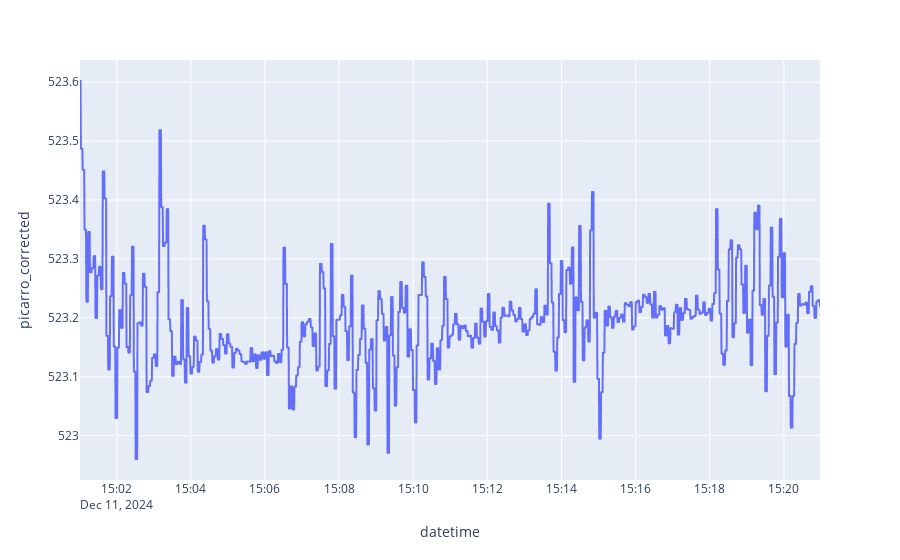
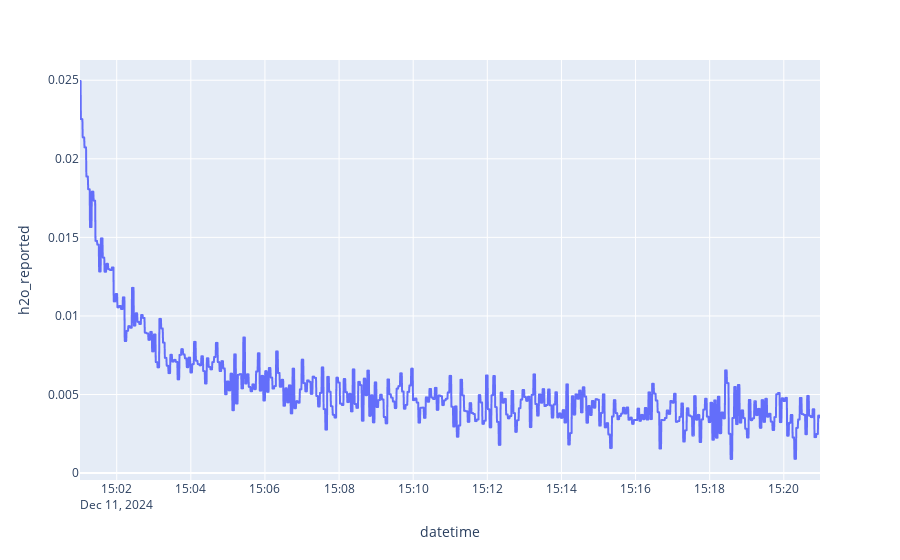

Notebook cell for these charts, in order:
### Code cell
# 89 UTC: 15:01 - 15:21
# Reading: 519.6

start_date = datetime(2024, 12, 11, 15, 1, 0).replace(tzinfo=timezone.utc)
end_date = datetime(2024, 12, 11, 15, 21, 0).replace(tzinfo=timezone.utc)

process_calibration_time(df_p_dwd, start_date, end_date)

### Figure 1 — Plotly figure (JSON) as saved in the notebook; plotly's stock layout.template omitted (floating-point values rounded to 4 significant figures; data arrays with more than 128 entries replaced by an {"elided": "..."} marker saying what was removed)
{"data": [{"hovertemplate": "datetime=%{x}<br>picarro_corrected=%{y}<extra></extra>", "legendgroup": "", "line": {"color": "#636efa", "dash": "solid"}, "marker": {"symbol": "circle"}, "mode": "lines", "name": "", "showlegend": false, "type": "scattergl", "x": {"elided": "1218 str values"}, "xaxis": "x", "y": {"elided": "1218 float values"}, "yaxis": "y"}], "layout": {"legend": {"tracegroupgap": 0}, "margin": {"t": 60}, "xaxis": {"anchor": "y", "domain": [0, 1], "title": {"text": "datetime"}}, "yaxis": {"anchor": "x", "domain": [0, 1], "title": {"text": "picarro_corrected"}}}}

### Figure 2 — Plotly figure (JSON) as saved in the notebook; plotly's stock layout.template omitted (floating-point values rounded to 4 significant figures; data arrays with more than 128 entries replaced by an {"elided": "..."} marker saying what was removed)
{"data": [{"hovertemplate": "datetime=%{x}<br>h2o_reported=%{y}<extra></extra>", "legendgroup": "", "line": {"color": "#636efa", "dash": "solid"}, "marker": {"symbol": "circle"}, "mode": "lines", "name": "", "showlegend": false, "type": "scattergl", "x": {"elided": "1218 str values"}, "xaxis": "x", "y": {"elided": "1218 float values"}, "yaxis": "y"}], "layout": {"legend": {"tracegroupgap": 0}, "margin": {"t": 60}, "xaxis": {"anchor": "y", "domain": [0, 1], "title": {"text": "datetime"}}, "yaxis": {"anchor": "x", "domain": [0, 1], "title": {"text": "h2o_reported"}}}}
